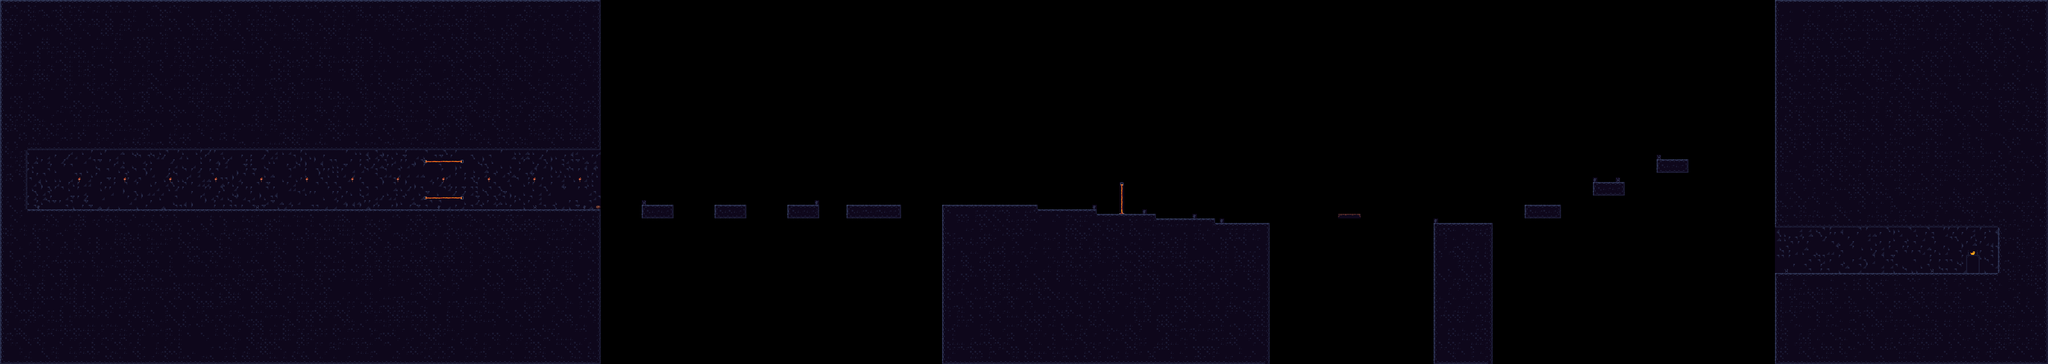

The image is a tile-based game level rendered from a .tmx file. Its description and source (layers, tilesets, objects; grid data summarised) follow:
An orthogonal 450x80 tile map with 8x8 px tiles, 5 tile layers (Details, Collide, DeathBlocks, Enemy Stopper, ...).

<map version="1.9" tiledversion="1.9.2" orientation="orthogonal" renderorder="right-down" width="450" height="80" tilewidth="8" tileheight="8" infinite="0" nextlayerid="6" nextobjectid="1">
 <tileset firstgid="1" name="base_tiles" tilewidth="8" tileheight="8" tilecount="504" columns="24">
  <image source="tiles5.png" width="192" height="168" />
 </tileset>
 <layer id="5" name="Details" width="450" height="80">
  <data>[36000 cells, 2138 non-empty, 13 distinct tile ids]</data>
 </layer>
 <layer id="1" name="Collide" width="450" height="80">
  <data>[36000 cells, 16199 non-empty, 27 distinct tile ids]</data>
 </layer>
 <layer id="2" name="DeathBlocks" width="450" height="80">
  <data>[36000 cells, 25 non-empty, 4 distinct tile ids]</data>
 </layer>
 <layer id="3" name="Enemy Stopper" width="450" height="80">
  <data>[36000 cells, 0 non-empty, 0 distinct tile ids]</data>
 </layer>
 <layer id="4" name="Exit" width="450" height="80">
  <data>[36000 cells, 15 non-empty, 8 distinct tile ids]</data>
 </layer>
</map>
